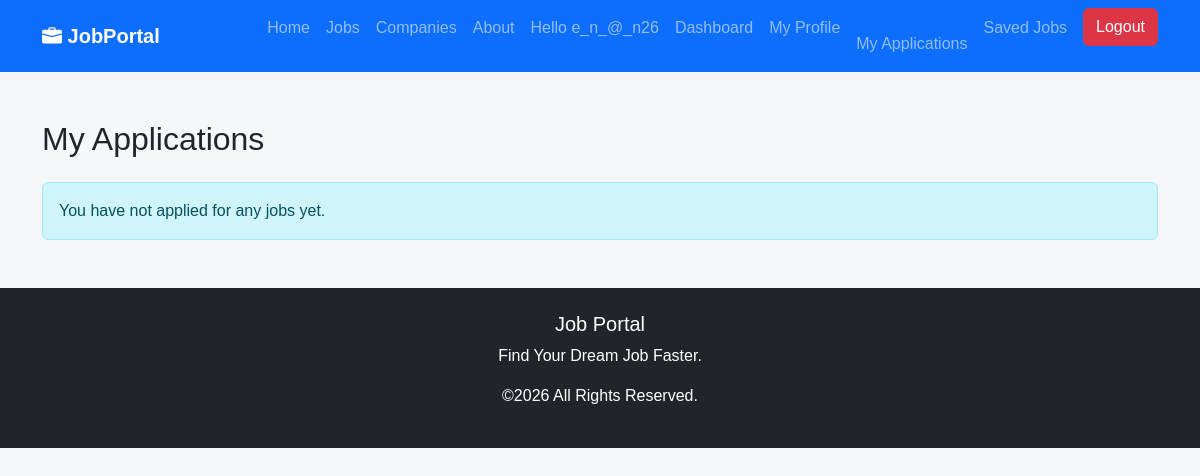
Before: /applications/my-applications/ (signed in) with the older database file.
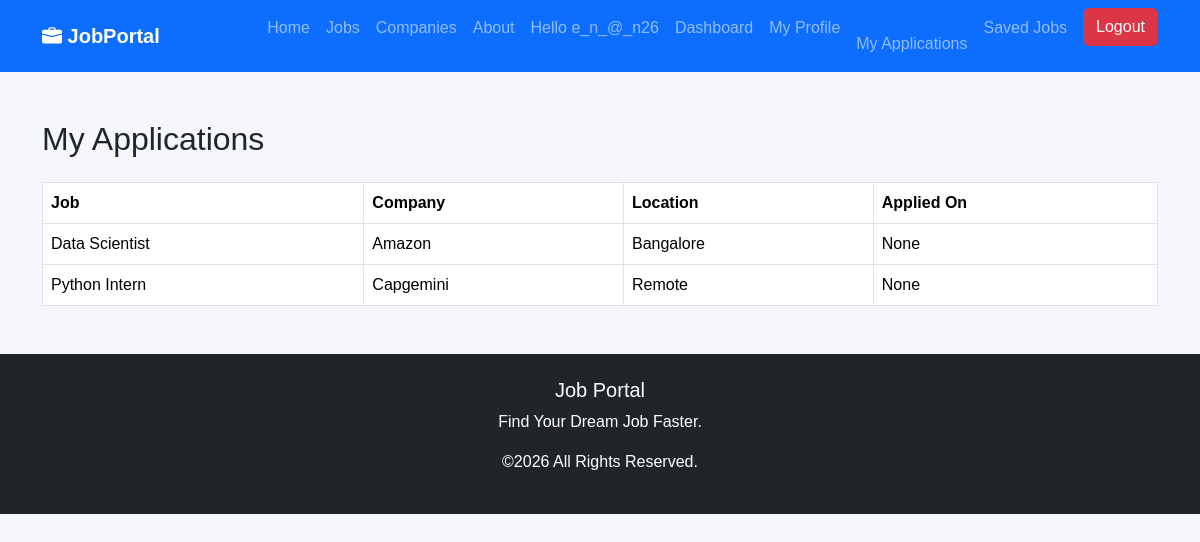
After: the same page with the newer database file.
### applications/models.py (models this page shows, shortened)
class Application(models.Model):
    STATUS_CHOICES = [
        ("Pending", "Pending"),
        ("Reviewed", "Reviewed"),
        ("Shortlisted", "Shortlisted"),
        ("Rejected", "Rejected"),
        ("Selected", "Selected"),
    ]
    candidate = models.ForeignKey(
        User,
        on_delete=models.CASCADE
    )
    job = models.ForeignKey(
        Job,
        on_delete=models.CASCADE
    )
    cover_letter = models.TextField(blank=True)
    status = models.CharField(
        max_length=20,
        choices=STATUS_CHOICES,
        default="Pending"
    )
    applied_at = models.DateTimeField(auto_now_add=True)
    class Meta:
        unique_together = ("candidate", "job")

### jobs/models.py (models this page shows, shortened)
class Job(models.Model):
    class EmploymentType(models.TextChoices):
        FULL_TIME = "full_time", "Full Time"
        PART_TIME = "part_time", "Part Time"
        CONTRACT = "contract", "Contract"
        INTERNSHIP = "internship", "Internship"
    title = models.CharField(max_length=200)
    company = models.ForeignKey(Company,on_delete=models.CASCADE)
    location = models.CharField(max_length=200)
    salary = models.CharField(max_length=100)
    description = models.TextField()
    employment_type = models.CharField(
        max_length=20,
        choices=EmploymentType.choices,
        default=EmploymentType.FULL_TIME,
    )
    is_active = models.BooleanField(default=True)
    created_at = models.DateTimeField(auto_now_add=True)
    updated_at = models.DateTimeField(default=timezone.now)
    class Meta:
        ordering = ["-created_at"]

class Company(models.Model):
    name = models.CharField(max_length=200)
    logo = models.ImageField(
        upload_to="company_logo/",
        blank=True,
        null=True
    )
    website = models.URLField(
        blank=True,
        null=True
    )
    email = models.EmailField(
        blank=True,
        null=True
    )
    location = models.CharField(
        max_length=200,
        blank=True,
        null=True
    )
    description = models.TextField(
        blank=True,
        null=True
    )
    def __str__(self):
        return self.name

### applications/views.py (the view)
@login_required
def my_applications(request):
    applications = Application.objects.filter(
        candidate=request.user
    ).select_related("job")
    return render(
        request,
        "applications/my_applications.html",
        {
            "applications": applications
        }
    )

### templates/applications/my_applications.html (shortened to what this page needs)
{% extends "base.html" %}
{% block content %}
<div class="container mt-5">
    <h2 class="mb-4">
        My Applications
    </h2>
    {% if applications %}
    <table class="table table-bordered">
        <thead>
            <tr>
                <th>Job</th>
                <th>Company</th>
                <th>Location</th>
                <th>Applied On</th>
            </tr>
        </thead>
        <tbody>
            {% for app in applications %}
            <tr>
                <td>{{ app.job.title }}</td>
                <td>{{ app.job.company }}</td>
                <td>{{ app.job.location }}</td>
                <td>{{ app.applied_at }}</td>
            </tr>
            {% endfor %}
        </tbody>
    </table>
    {% else %}
    <div class="alert alert-info">
        You have not applied for any jobs yet.
    </div>
    {% endif %}
</div>
{% endblock %}

Changed rows visible on the page:
added Application: job "Data Scientist", job.company "Amazon", job.location "Bangalore", applied_at "None"
added Application: job "Python Intern", job.company "Capgemini", job.location "Remote", applied_at "None"
Other visible differences:
text no longer shown: "You have not applied for any jobs yet."
text now shown: "Job Company Location Applied On"
